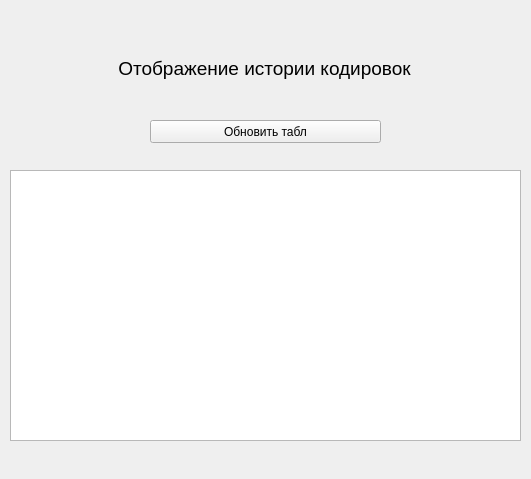
<?xml version="1.0" encoding="UTF-8"?>
<ui version="4.0">
 <class>History_window</class>
 <widget class="QMainWindow" name="History_window">
  <property name="geometry">
   <rect>
    <x>0</x>
    <y>0</y>
    <width>531</width>
    <height>479</height>
   </rect>
  </property>
  <property name="windowTitle">
   <string>История</string>
  </property>
  <widget class="QWidget" name="centralwidget">
   <widget class="QTableWidget" name="table_bd">
    <property name="geometry">
     <rect>
      <x>10</x>
      <y>170</y>
      <width>511</width>
      <height>271</height>
     </rect>
    </property>
   </widget>
   <widget class="QPushButton" name="btn_refresh">
    <property name="geometry">
     <rect>
      <x>150</x>
      <y>120</y>
      <width>231</width>
      <height>23</height>
     </rect>
    </property>
    <property name="text">
     <string>Обновить табл</string>
    </property>
   </widget>
   <widget class="QLabel" name="label">
    <property name="geometry">
     <rect>
      <x>10</x>
      <y>30</y>
      <width>509</width>
      <height>78</height>
     </rect>
    </property>
    <property name="text">
     <string>&lt;html&gt;&lt;head/&gt;&lt;body&gt;&lt;p align=&quot;center&quot;&gt;&lt;span style=&quot; font-size:14pt;&quot;&gt;Отображение истории кодировок&lt;/span&gt;&lt;/p&gt;&lt;/body&gt;&lt;/html&gt;</string>
    </property>
   </widget>
  </widget>
 </widget>
 <resources/>
 <connections/>
</ui>
